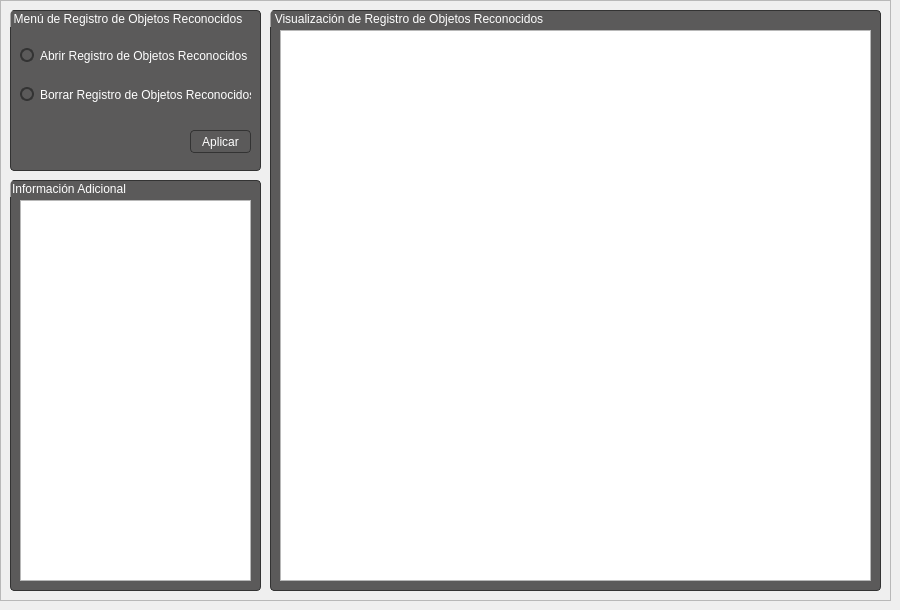
               <widget class="QWidget" name="File_Records">
                <widget class="QFrame" name="frame_3">
                 <property name="geometry">
                  <rect>
                   <x>0</x>
                   <y>0</y>
                   <width>891</width>
                   <height>601</height>
                  </rect>
                 </property>
                 <property name="frameShape">
                  <enum>QFrame::StyledPanel</enum>
                 </property>
                 <property name="frameShadow">
                  <enum>QFrame::Raised</enum>
                 </property>
                 <widget class="QGroupBox" name="groupBox_2">
                  <property name="geometry">
                   <rect>
                    <x>10</x>
                    <y>10</y>
                    <width>251</width>
                    <height>161</height>
                   </rect>
                  </property>
                  <property name="styleSheet">
                   <string notr="true">QGroupBox{
	border:1px solid rgb(51,51,51);	
	border-radius:4px;
	color:white;
	background:rgb(91,90,90);
}</string>
                  </property>
                  <property name="title">
                   <string>Menú de Registro de Objetos Reconocidos</string>
                  </property>
                  <widget class="QPushButton" name="Accept">
                   <property name="geometry">
                    <rect>
                     <x>180</x>
                     <y>120</y>
                     <width>61</width>
                     <height>23</height>
                    </rect>
                   </property>
                   <property name="styleSheet">
                    <string notr="true">QPushButton {
	color:white;
	border:1px solid rgb(51,51,51);	
	border-radius:4px;
	background-color: rgba(0,0,0,0);
}
QPushButton:hover {
	background-color: rgb(91,90,90);
}
QPushButton:pressed {	
	background-color: rgba(0,0,0,0);
}</string>
                   </property>
                   <property name="text">
                    <string>Aplicar</string>
                   </property>
                  </widget>
                  <widget class="QWidget" name="verticalLayoutWidget">
                   <property name="geometry">
                    <rect>
                     <x>10</x>
                     <y>20</y>
                     <width>231</width>
                     <height>91</height>
                    </rect>
                   </property>
                   <layout class="QVBoxLayout" name="ObjectReconice_menu">
                    <item>
                     <widget class="QRadioButton" name="radioButton_1">
                      <property name="styleSheet">
                       <string notr="true">QRadioButton {
	background:rgb(91,90,90);
    color:white;
}
QRadioButton::indicator {
    width:10px;
    height:10px;
    border-radius: 7px;
}
QRadioButton::indicator:checked {
    background-color:rgb(0,143,170);
    border: 2px solid rgb(51,51,51);
}

QRadioButton::indicator:unchecked {
    background-color:rgb(91,90,90);
    border:2px solid rgb(51,51,51);
}</string>
                      </property>
                      <property name="text">
                       <string>Abrir Registro de Objetos Reconocidos </string>
                      </property>
                     </widget>
                    </item>
                    <item>
                     <widget class="QRadioButton" name="radioButton">
                      <property name="styleSheet">
                       <string notr="true">QRadioButton {
	background:rgb(91,90,90);
    color:white;
}
QRadioButton::indicator {
    width:10px;
    height:10px;
    border-radius: 7px;
}
QRadioButton::indicator:checked {
    background-color:rgb(0,143,170);
    border: 2px solid rgb(51,51,51);
}

QRadioButton::indicator:unchecked {
    background-color:rgb(91,90,90);
    border:2px solid rgb(51,51,51);
}</string>
                      </property>
                      <property name="text">
                       <string>Borrar Registro de Objetos Reconocidos</string>
                      </property>
                     </widget>
                    </item>
                   </layout>
                  </widget>
                 </widget>
                 <widget class="QGroupBox" name="groupBox_3">
                  <property name="geometry">
                   <rect>
                    <x>270</x>
                    <y>10</y>
                    <width>611</width>
                    <height>581</height>
                   </rect>
                  </property>
                  <property name="styleSheet">
                   <string notr="true">QGroupBox{
	border:1px solid rgb(51,51,51);	
	border-radius:4px;
	color:white;
	background:rgb(91,90,90);
}</string>
                  </property>
                  <property name="title">
                   <string>Visualización de Registro de Objetos Reconocidos</string>
                  </property>
                  <widget class="QTextBrowser" name="ObjectReconice_log">
                   <property name="geometry">
                    <rect>
                     <x>10</x>
                     <y>20</y>
                     <width>591</width>
                     <height>551</height>
                    </rect>
                   </property>
                  </widget>
                 </widget>
                 <widget class="QGroupBox" name="groupBox_6">
                  <property name="geometry">
                   <rect>
                    <x>10</x>
                    <y>180</y>
                    <width>251</width>
                    <height>411</height>
                   </rect>
                  </property>
                  <property name="styleSheet">
                   <string notr="true">QGroupBox{
	border:1px solid rgb(51,51,51);	
	border-radius:4px;
	color:white;
	background:rgb(91,90,90);
}</string>
                  </property>
                  <property name="title">
                   <string>Información Adicional</string>
                  </property>
                  <widget class="QTextBrowser" name="AdicionalText">
                   <property name="geometry">
                    <rect>
                     <x>10</x>
                     <y>20</y>
                     <width>231</width>
                     <height>381</height>
                    </rect>
                   </property>
                  </widget>
                 </widget>
                </widget>
               </widget>
